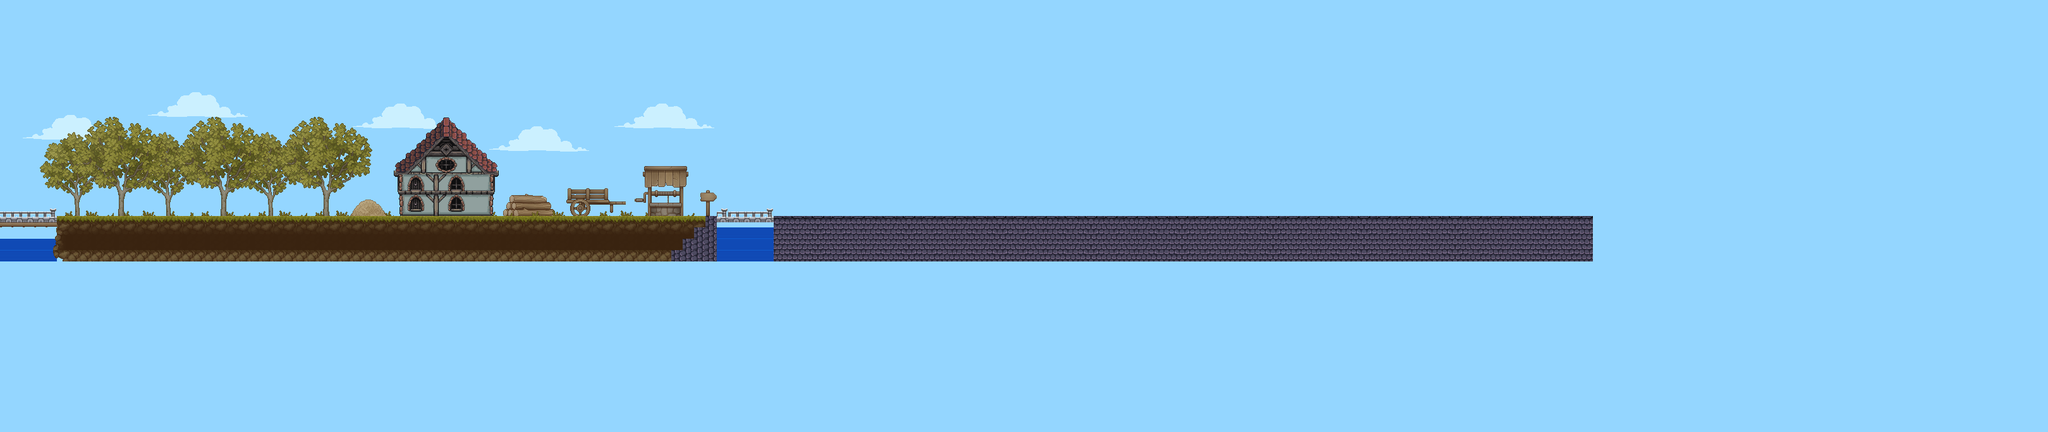

Below is a game level as drawn by its tile map, then a one-line description and the .tmx that defines it (tile-layer data replaced by summaries):
An orthogonal 180x38 tile map with 18x18 px tiles, 15 tile layers (1.BackColor, 2.Облака, Телега на земле, Колесо к телеге, ...) and 6 objects (4x solid, player, EasyEnemy).

<map version="1.0" orientation="orthogonal" renderorder="right-down" width="180" height="38" tilewidth="18" tileheight="18" backgroundcolor="#6b8cff" nextobjectid="41">
 <tileset firstgid="1" name="UltraSuperMegaPackSprites" tilewidth="18" tileheight="18">
  <image source="UltraSuperMegaPackSprites.png" trans="ffffff" width="1024" height="3718" />
 </tileset>
 <layer name="1.BackColor" width="180" height="38">
  <data>[6840 cells, 6840 non-empty, 77 distinct tile ids]</data>
 </layer>
 <layer name="2.Облака" width="180" height="38">
  <data>[6840 cells, 1694 non-empty, 58 distinct tile ids]</data>
 </layer>
 <layer name="Телега на земле" width="180" height="38">
  <data>[6840 cells, 15 non-empty, 15 distinct tile ids]</data>
 </layer>
 <layer name="Колесо к телеге" width="180" height="38">
  <data>[6840 cells, 7 non-empty, 7 distinct tile ids]</data>
 </layer>
 <layer name="Бревна на земле" width="180" height="38">
  <data>[6840 cells, 15 non-empty, 15 distinct tile ids]</data>
 </layer>
 <layer name="Вода под мостом" width="180" height="38">
  <data>[6840 cells, 25 non-empty, 2 distinct tile ids]</data>
 </layer>
 <layer name="3.Балки под мостами" width="180" height="38">
  <data>[6840 cells, 298 non-empty, 34 distinct tile ids]</data>
 </layer>
 <layer name="4.Трава" width="180" height="38">
  <data>[6840 cells, 56 non-empty, 6 distinct tile ids]</data>
 </layer>
 <layer name="2.1К Крыша дома" width="180" height="38">
  <data>[6840 cells, 41 non-empty, 41 distinct tile ids]</data>
 </layer>
 <layer name="2.1 Дом" width="180" height="38">
  <data>[6840 cells, 99 non-empty, 96 distinct tile ids]</data>
 </layer>
 <layer name="Дверь дома" width="180" height="38">
  <data>[6840 cells, 0 non-empty, 0 distinct tile ids]</data>
 </layer>
 <layer name="5.Ground" width="180" height="38">
  <data>[6840 cells, 271 non-empty, 27 distinct tile ids]</data>
 </layer>
 <layer name="Указатель, деревянная табличка" width="180" height="38">
  <data>[6840 cells, 6 non-empty, 6 distinct tile ids]</data>
 </layer>
 <layer name="6.Дерево маленькое" width="180" height="38">
  <data>[6840 cells, 192 non-empty, 64 distinct tile ids]</data>
 </layer>
 <layer name="7.Дерево большое" width="180" height="38">
  <data>[6840 cells, 248 non-empty, 86 distinct tile ids]</data>
 </layer>
 <objectgroup name="object">
  <object id="8" name="solid" x="2.33333" y="340.167" width="3233.33" height="7" />
  <object id="9" name="solid" x="2" y="250" width="7" height="90" />
  <object id="10" name="solid" x="1123.5" y="251" width="7" height="90" />
  <object id="13" name="player" x="130.545" y="310.561" width="40" height="27" />
  <object id="14" name="EasyEnemy" x="457" y="304" width="39" height="36" />
  <object id="31" name="solid" x="1.3653" y="17.8636" width="3233.33" height="7" />
 </objectgroup>
</map>
